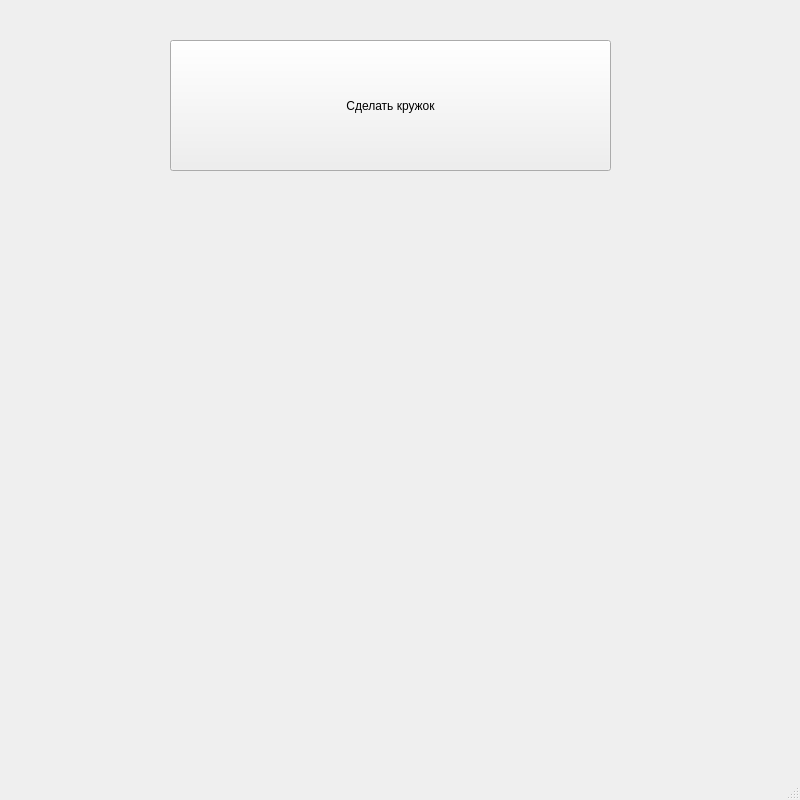
<?xml version="1.0" encoding="UTF-8"?>
<ui version="4.0">
 <class>MainWindow</class>
 <widget class="QMainWindow" name="MainWindow">
  <property name="geometry">
   <rect>
    <x>0</x>
    <y>0</y>
    <width>800</width>
    <height>800</height>
   </rect>
  </property>
  <property name="windowTitle">
   <string>MainWindow</string>
  </property>
  <widget class="QWidget" name="centralwidget">
   <widget class="QPushButton" name="pushButton">
    <property name="geometry">
     <rect>
      <x>170</x>
      <y>40</y>
      <width>441</width>
      <height>131</height>
     </rect>
    </property>
    <property name="text">
     <string>Сделать кружок</string>
    </property>
   </widget>
  </widget>
  <widget class="QMenuBar" name="menubar">
   <property name="geometry">
    <rect>
     <x>0</x>
     <y>0</y>
     <width>749</width>
     <height>21</height>
    </rect>
   </property>
  </widget>
  <widget class="QStatusBar" name="statusbar"/>
 </widget>
 <resources/>
 <connections/>
</ui>
